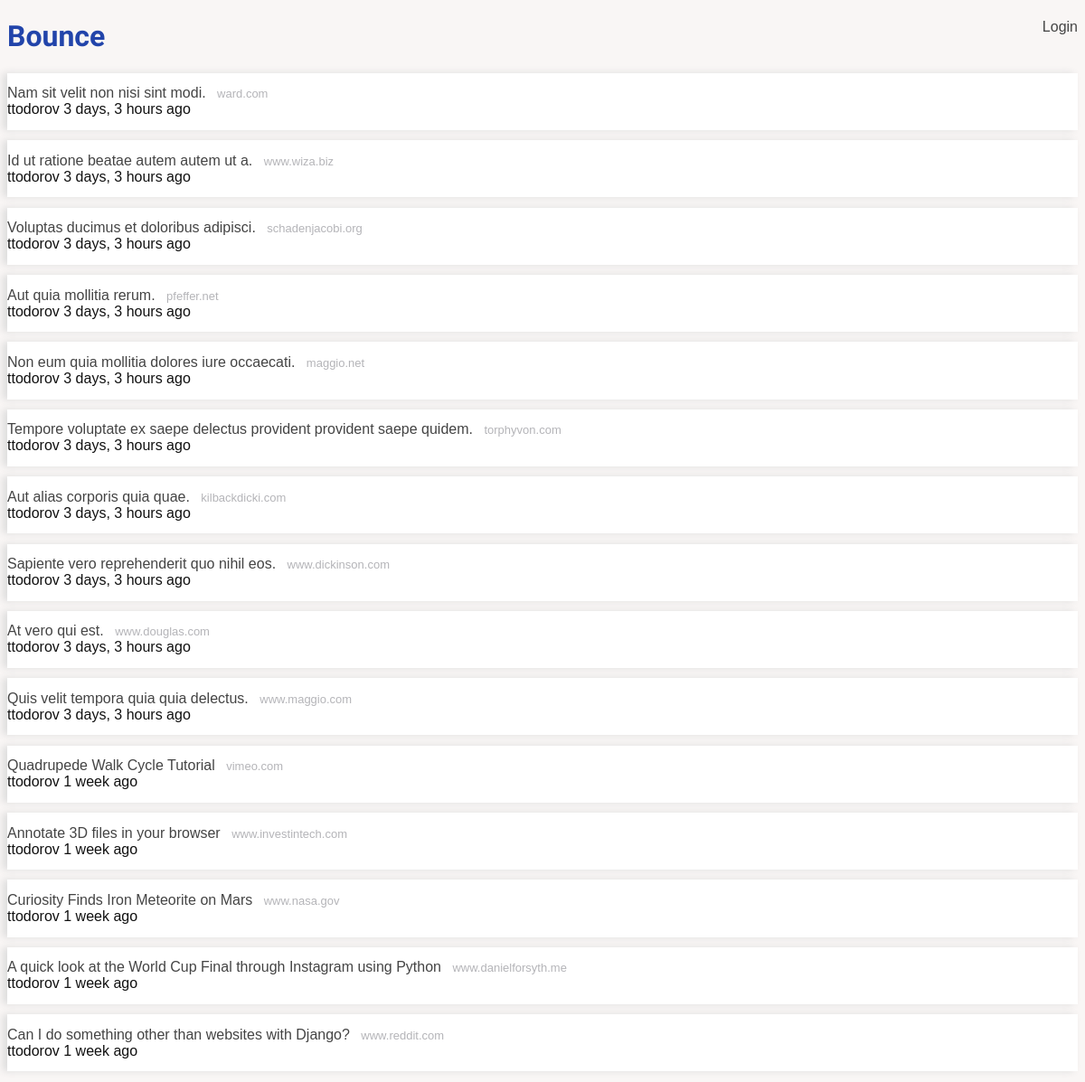
The page / on the database its author committed.
### links/models.py (models this page shows, shortened)
class Link(models.Model):
	title = models.CharField(max_length=120)
	url = models.URLField(max_length=300)
	submitted_by = models.ForeignKey(User)
	submitted = models.DateTimeField(auto_now_add=True)
	@property
	def domain(self):
		return urlparse(self.url).netloc

### links/views.py (the view)
# urls.py: url(r'^$', 'links.views.home', name='home'),
def home(request):
	links = Link.objects.all().order_by('-submitted')[:15]
	return render(request, 'home.html', {'links':links})

### links/templates/home.html
{% extends 'base.html' %}
{% block nav %}
<nav>
	<ul>
		{% if user.is_authenticated %}
		<li>{{ user }}</li>
		<li><a href="/submit" id="new-link">New Link</a></li>
		<li><a href="/logout" id="logout">Logout</a></li>
		{% else %}
		<li><a href="/login" id="login">Login</a></li>
		{% endif %}
	</ul>
</nav>
{% endblock nav %}
{% block content %}
<ul id="links">
	{% for link in links %}
	<li class="link">
		<a href="{{ link.url }}">{{ link.title }}</a>
		<small class="link-domain">{{ link.domain }}</small>
		<div class="submission‐info">
			<span class="submitted‐by">{{ link.submitted_by }}</span>
			<span class="submitted-at">{{ link.submitted|timesince }} ago</span>
		</div>
	</li>
	{% empty %}
	<p id="no-links">Sorry, no links have been posted.</p>
	{% endfor %}
</ul>
{% endblock content %}

### links/templates/base.html (shortened to what this page needs)
<!DOCTYPE html>
<html lang="en">
<head>
	<metacharset="UTF‐8">
	<link rel="stylesheet" href="/static/css/main.css">
</head>
<body>
	<header>
		<h1><a href="/">Bounce</a></h1>
		{% block nav %}{% endblock nav%}
	</header>
	{% block content %}{% endblock content %}
</body>
</html>

### links/static/css/main.css (style rules this page uses)
body { font-family: Arial, sans-serif; background: #F9F6F5; color: #111; }
a { text-decoration: none; color: #444; }
header { position: relative; }
header>h1>a, header>h1>a:hover { font-family: 'Carter One', sans-serif; color: #24A; }
nav>ul { position: absolute; top: 0; right: 0; }
nav>ul>li { display: inline-block; margin-left: }
nav>ul, ul#links { margin: 0; padding: 0; list-style-type: none; }
li.link { padding: .85em 0; background: #FFF; margin: .7em 0; box-shadow: -5px 0 8px #DDD; }
li.link>a, div.submission-info span { margin-right: .5em }
small.link-domain { font-family: "Trebuchet MS", Helvetica, sans-serif; color: #B4B4B8; font-size: small; }

### rows shown on the page
Link: title "Nam sit velit non nisi sint modi.", domain "ward.com", submitted_by "ttodorov", submitted "3 days, 3 hours"
Link: title "Id ut ratione beatae autem autem ut a.", domain "www.wiza.biz", submitted_by "ttodorov", submitted "3 days, 3 hours"
Link: title "Voluptas ducimus et doloribus adipisci.", domain "schadenjacobi.org", submitted_by "ttodorov", submitted "3 days, 3 hours"
Link: title "Aut quia mollitia rerum.", domain "pfeffer.net", submitted_by "ttodorov", submitted "3 days, 3 hours"
Link: title "Non eum quia mollitia dolores iure occaecati.", domain "maggio.net", submitted_by "ttodorov", submitted "3 days, 3 hours"
Link: title "Tempore voluptate ex saepe delectus provident provident saepe quidem.", domain "torphyvon.com", submitted_by "ttodorov", submitted "3 days, 3 hours"
Link: title "Aut alias corporis quia quae.", domain "kilbackdicki.com", submitted_by "ttodorov", submitted "3 days, 3 hours"
Link: title "Sapiente vero reprehenderit quo nihil eos.", domain "www.dickinson.com", submitted_by "ttodorov", submitted "3 days, 3 hours"
Link: title "At vero qui est.", domain "www.douglas.com", submitted_by "ttodorov", submitted "3 days, 3 hours"
Link: title "Quis velit tempora quia quia delectus.", domain "www.maggio.com", submitted_by "ttodorov", submitted "3 days, 3 hours"
Link: title "Quadrupede Walk Cycle Tutorial", domain "vimeo.com", submitted_by "ttodorov", submitted "1 week"
Link: title "Annotate 3D files in your browser", domain "www.investintech.com", submitted_by "ttodorov", submitted "1 week"
Link: title "Curiosity Finds Iron Meteorite on Mars", domain "www.nasa.gov", submitted_by "ttodorov", submitted "1 week"
Link: title "A quick look at the World Cup Final through Instagram using Python", domain "www.danielforsyth.me", submitted_by "ttodorov", submitted "1 week"
Link: title "Can I do something other than websites with Django?", domain "www.reddit.com", submitted_by "ttodorov", submitted "1 week"
